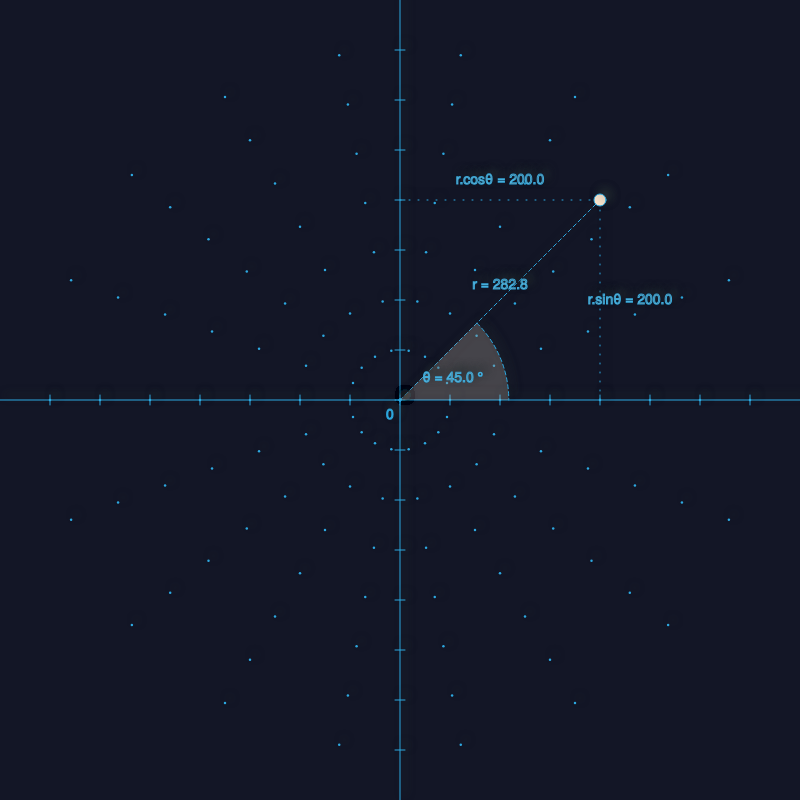
Frame 1 (no input)
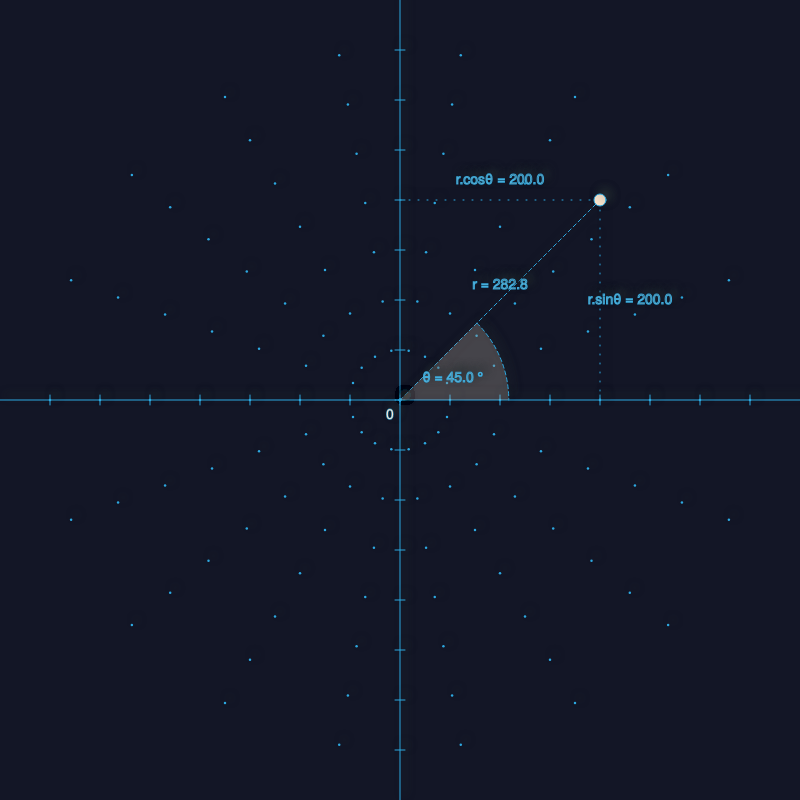
Frame 60 (no input)
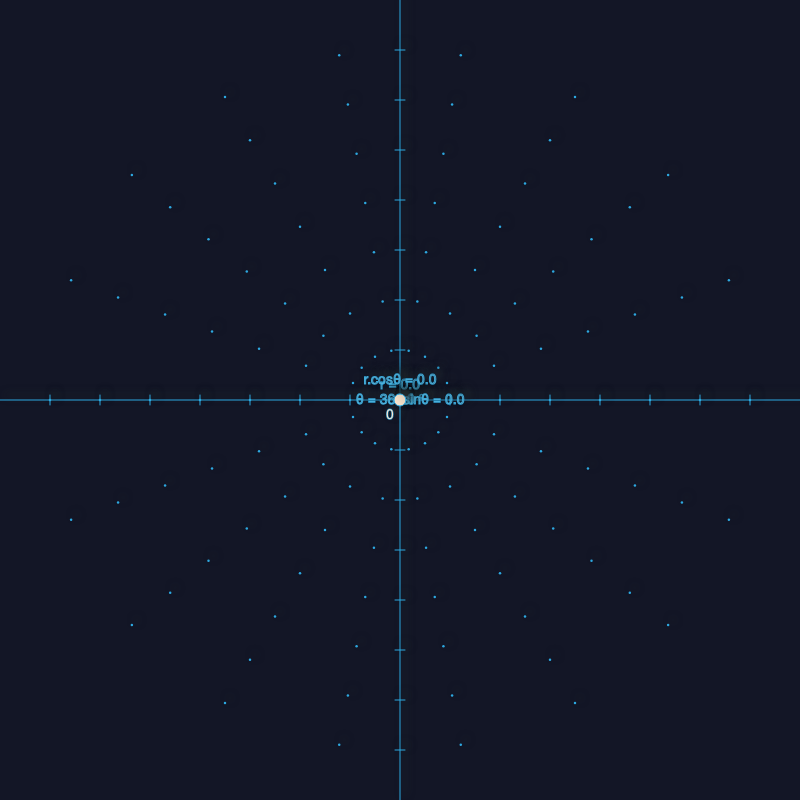
Frame 120 (the mouse pressed at the canvas centre since frame 60)

The p5.js sketch that drew these frames (run headless with seeded random() and noise() and a simulated clock; from frame 60 on, the mouse is pressed at the canvas centre):

// p5.js sketch
// ── sketch.js
let pointLocation;
let locationStore;

function setup() {
  createCanvas(800, 800);

  angleMode(DEGREES);
  colorMode(HSB, 360, 100, 100, 100);
  textFont('Helvetica Neue', 14);
  textAlign(CENTER, CENTER);

  stroke(199, 80, 88, 100);
  fill(199, 80, 88, 100);
  strokeWeight(1);

  pointLocation = createVector(width / 4, - height / 4);
  locationStore = pointLocation;
}

function draw() {
  background(230, 50, 15, 100);
  translate(width / 2, height / 2);

  setupShadow();
  drawAxes();

  if (mouseIsPressed) {
    pointLocation.x = mouseX - width / 2;
    pointLocation.y = mouseY - height / 2;
    locationStore = pointLocation;
  } else {
    pointLocation.x = locationStore.x;
    pointLocation.y = locationStore.y;
  }

  polar(pointLocation.x, pointLocation.y);

  fill(32, 18, 99, 100);
  ellipse(pointLocation.x, pointLocation.y, 12, 12);
}

// ------------------------------------------------------------------------------------------------ //

function setupShadow() {
  drawingContext.shadowOffsetX = 5;
  drawingContext.shadowOffsetY = -5;
  drawingContext.shadowBlur = 8;
  drawingContext.shadowColor = 'rgba(39, 49, 51, 100)';
}

function drawAxes() {
  text('0', -10, 15);

  line(-width / 2, 0, width / 2, 0);
  for (let x = -width / 2 + 50; x <= width / 2 - 50; x += 50) {
    line(x, -5, x, 5);
  }

  line(0, -height / 2, 0, height / 2);
  for (let y = -height / 2 + 50; y <= height / 2 - 50; y += 50) {
    line(-5, y, 5, y);
  }
}

function polar(x, y) {
  drawingContext.setLineDash([1, 8]);
  line(x, 0, x, y);
  line(0, y, x, y);
  drawingContext.setLineDash([4, 3]);
  line(0, 0, x, y);

  drawPoints();

  let theta = atan2(y, x);
  let radius = sqrt(pow(x, 2) + pow(y, 2));

  fill(32, 18, 99, 20);
  arc(0, 0, radius / 1.3, radius / 1.3, theta, 0);
  drawingContext.setLineDash([0, 0]);

  let rLocation = createVector(radius / 2 * cos(theta), radius / 2 * sin(theta) - 15);
  text('r = ' + nf(radius, 1, 1), rLocation.x, rLocation.y);

  if (theta >= 0 && theta <= 180) {
    let mappedTheta = map(theta, 180, 0, -90, -180);
    let thetaLocation = createVector((radius + 60) / 6 * cos(mappedTheta), (radius + 60) / 6 * sin(mappedTheta));
    let diaplayedTheta = map(theta, 180, 0, 180, 360);
    text("θ = " + nf(diaplayedTheta, 1, 1) + " °", thetaLocation.x, thetaLocation.y);
  } else {
    let thetaLocation = createVector((radius + 60) / 6 * cos(theta / 2), (radius + 60) / 6 * sin(theta / 2));
    let diaplayedTheta = map(theta, -180, 0, 180, 0);
    text("θ = " + nf(diaplayedTheta, 1, 1) + " °", thetaLocation.x, thetaLocation.y);
  }

  text("r.cosθ = " + nf(radius * cos(theta), 1, 1), x / 2, y - 20);
  text("r.sinθ = " + nf(-radius * sin(theta), 1, 1), x + 30, y / 2);
}

function drawPoints() {
  let offset = map(mouseX, 0, width, 0, 360);
  strokeWeight(2.5);
  for (let r = 0; r < width / 2; r += 50) {
    for (let theta = 0+offset; theta < 360+offset; theta += 20) {
      let px = r * cos(theta);
      let py = r * sin(theta);
      point(px, py);
    }
  }
  strokeWeight(1);
}

// ── style.css
html, body {
  height: 100%;
}

body {
  margin: 0;
  display: flex;
  background-color: #47585c;
  justify-content: center;
  align-items: center;
}
